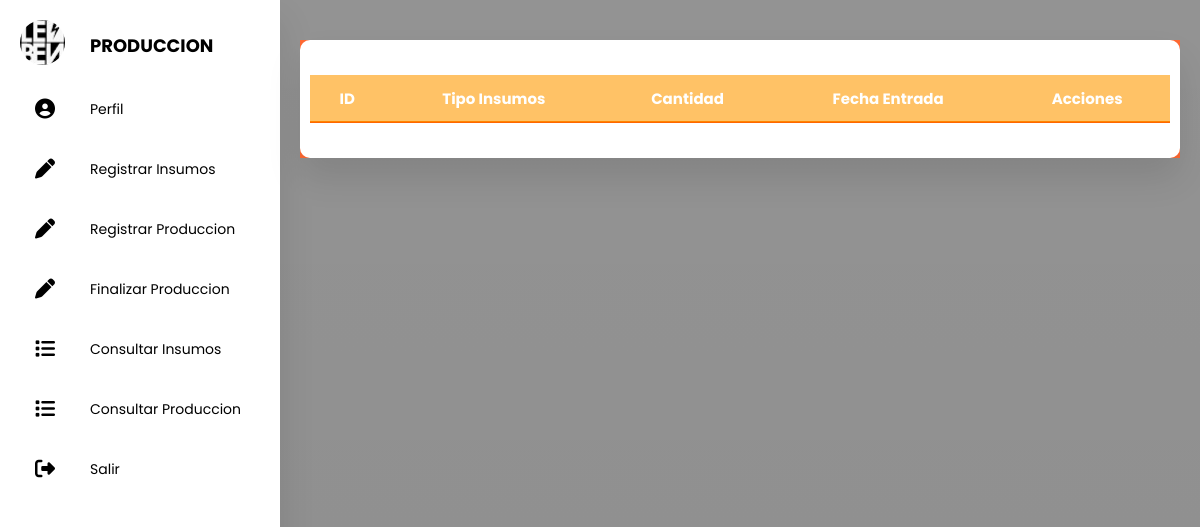
Before: /SanProduccion/PHP/Sa_ConsultarInsumos.php with the older database file.
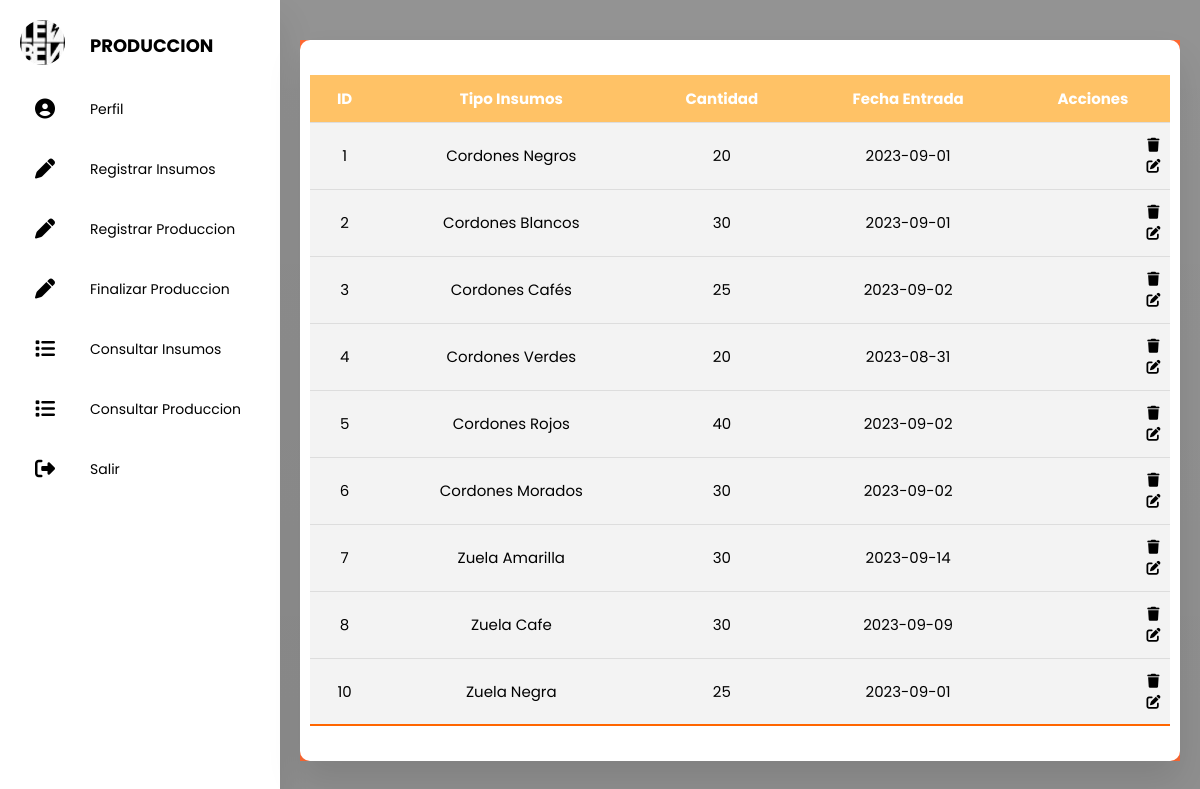
After: the same page with the newer database file.
### tables this page shows
CREATE TABLE `insumos` (
  `idInsumos` int(10) UNSIGNED NOT NULL,
  `cantidadInsumos` int(11) DEFAULT NULL,
  `tipoInsumos` varchar(20) DEFAULT NULL,
  `fechaInsumos` date DEFAULT NULL
);

### SanProduccion/PHP/Sa_ConsultarInsumos.php (the view, shortened to what this page needs)
<!DOCTYPE html>
<html lang="en">
<head>
  <link rel="stylesheet" href="../CSS/Sa_Produccion.css">
  <link rel="stylesheet" href="https://cdnjs.cloudflare.com/ajax/libs/font-awesome/5.15.4/css/all.min.css" />
  <link rel="stylesheet" href="https://cdnjs.cloudflare.com/ajax/libs/font-awesome/6.4.2/css/all.min.css" />
</head>
<body>
  <div class="container">
    <section>
      <nav class="a-hover">
        <ul>
          <li>
            <a href="#" class="logo">
              <img src="../IMG/leben.jpg" alt="">
              <span class="nav-item">PRODUCCION</span>
            </a>
          </li>
          <li><a href="../HTML/SaProduccion.html">
              <i class="fas fa-circle-user"></i>
              <span class="nav-item">Perfil</span>
            </a></li>
          <li><a href="../PHP/Sa_RegistarInsumos.php">
              <i class="fas fa-pen"></i>
              <span class="nav-item">Registrar Insumos</span>
            </a></li>
          <li><a href="../PHP/Sa_RegistrarProduccion.php">
              <i class="fas fa-pen"></i>
              <span class="nav-item">Registrar Produccion</span>
            </a></li>
          <li><a href="../PHP/Sa_FinalizarProduccion.php">
              <i class="fas fa-pen"></i>
              <span class="nav-item">Finalizar Produccion</span>
            </a></li>
          <li><a href="../PHP/Sa_ConsultarInsumos.php">
              <i class="fas fa-list"></i>
              <span class="nav-item">Consultar Insumos</span>
            </a></li>
          <li><a href="../PHP/Sa_ConsultarProduccion.php">
              <i class="fas fa-list"></i>
              <span class="nav-item">Consultar Produccion</span>
            </a></li>
          <li><a href="../SanSalir.html">
              <i class="fas fa-sign-out-alt"></i>
              <span class="nav-item">Salir</span>
            </a></li>
        </ul>
      </nav>
    </section>
    <section class="main">
      <section class="attendance">
        <div class="attendance-list">
          <table class="table">
            <thead>
              <tr>
                <th>ID</th>
                <th>Tipo Insumos</th>
                <th>Cantidad</th>
                <th>Fecha Entrada</th>
                <th>Acciones</th>
              </tr>
            </thead>
            <tbody>
              <tr>
                <?php
                require("../conexion.php");
                try {
                  $pdo = new PDO("mysql:host=127.0.0.1;dbname=snb", "root", "");
                  $pdo->setAttribute(PDO::ATTR_ERRMODE, PDO::ERRMODE_EXCEPTION);
                  $consulta = "SELECT idInsumos, tipoInsumos, cantidadInsumos, fechaInsumos FROM insumos;";
                  $stmt = $pdo->query($consulta);
                  while ($fila = $stmt->fetch(PDO::FETCH_ASSOC)) {
                    $idInsumo = $fila['idInsumos'];
                    $tipoInsumo = $fila['tipoInsumos'];
                    $cantidadInsumos = $fila['cantidadInsumos'];
                    $fechaInsumos = $fila['fechaInsumos'];
                    echo "<tr>";
                    echo "<td>$idInsumo</td>";
                    echo "<td>$tipoInsumo</td>";
                    echo "<td>$cantidadInsumos </td>";
                    echo "<td>$fechaInsumos</td>";
                    echo "<td><a class='btn-eliminar' href='#' onclick='confirmarEliminacion(" . $fila["idInsumos"] . ")'><i class='fa-solid fa-trash'></i></a>";
                    echo "<a class='btn-eliminar' href='Sa_EditarInsumos.php?idInsumos=" . $fila["idInsumos"] . "'><i class='fa-solid fa-pen-to-square'></i></a></td>";
                    echo "</tr>";
                  }
                } catch (PDOException $e) {
                  echo "Error: " . $e->getMessage();
                }
                ?>
            </tbody>
          </table>
        </div>
      </section>
    </section>
  </div>
</body>
</html>

### SanProduccion/conexion.php (shortened to what this page needs)
<!DOCTYPE html>
<html lang="en">
<head>
</head>
<body>
</body>
</html>

### SanProduccion/CSS/Sa_Produccion.css (style rules this page uses)
* { margin: 0; padding: 0; outline: none; border: none; text-decoration: none; box-sizing: border-box; font-family: "Poppins", sans-serif; }
body { background-image: linear-gradient(rgba(0, 0, 0, 0.422), rgba(0, 0, 0, 0.445)), url(../IMG/Fondo.jpg); -webkit-background-size: cover; background-size: cover; background-attachment: fixed; }
.container { display: flex; }
nav { position: relative; top: 0; bottom: 0; height: 110vh; left: 0; background: #ffffff; width: 280px; overflow: hidden; box-shadow: 0 20px 35px rgba(0, 0, 0, 0.1); }
.logo { text-align: center; display: flex; margin: 10px 0 0 10px; }
.logo img { width: 45px; height: 45px; border-radius: 50%; }
.logo span { font-weight: bold; padding-left: 15px; font-size: 18px; text-transform: uppercase; }
.btn-eliminar { position: relative; top: 0; bottom: 0; height: 5%; width: 25px; left: 110px; padding: 20px; overflow: flex; border-radius: 25%; }
a { position: relative; color: rgb(0, 0, 0); font-size: 14px; display: table; width: 280px; padding: 10px; }
.fas { position: relative; width: 70px; height: 40px; top: 14px; font-size: 20px; text-align: center; }
.nav-item { position: relative; top: 12px; margin-left: 10px; }
.main { position: relative; padding: 20px; width: 100%; }
.attendance { margin-top: 20px; text-transform: capitalize; background: rgb(255, 105, 51); }
.attendance-list { width: 100%; padding: 10px; margin-top: 10px; background: #fff; border-radius: 10px; box-shadow: 0 20px 35px rgba(0, 0, 0, 0.1); position: sticky; top: 0; left: 0; }
.table { border-collapse: collapse; margin: 25px 0; font-size: 15px; min-width: auto; overflow-y: hidden; border-radius: 5px 5px 0 0; width: 100%; }
table thead tr { color: #fff; background: rgba(255, 153, 0, 0.6); text-align: flex; font-weight: bold; position: sticky; top: 0; left: 0; }
.table th, .table td { padding: 12px 15px; }
.table tbody tr { border-bottom: 1px solid #ddd; }
.table tbody tr { background: #f3f3f3; text-align: center; }

Changed rows visible on the page:
added insumos: idInsumos "1", tipoInsumos "Cordones Negros", cantidadInsumos "20", fechaInsumos "2023-09-01"
added insumos: idInsumos "2", tipoInsumos "Cordones Blancos", cantidadInsumos "30", fechaInsumos "2023-09-01"
added insumos: idInsumos "3", tipoInsumos "Cordones Cafés", cantidadInsumos "25", fechaInsumos "2023-09-02"
added insumos: idInsumos "4", tipoInsumos "Cordones Verdes", cantidadInsumos "20", fechaInsumos "2023-08-31"
added insumos: idInsumos "5", tipoInsumos "Cordones Rojos", cantidadInsumos "40", fechaInsumos "2023-09-02"
added insumos: idInsumos "6", tipoInsumos "Cordones Morados", cantidadInsumos "30", fechaInsumos "2023-09-02"
added insumos: idInsumos "7", tipoInsumos "Zuela Amarilla", cantidadInsumos "30", fechaInsumos "2023-09-14"
added insumos: idInsumos "8", tipoInsumos "Zuela Cafe", cantidadInsumos "30", fechaInsumos "2023-09-09"
added insumos: idInsumos "10", tipoInsumos "Zuela Negra", cantidadInsumos "25", fechaInsumos "2023-09-01"
